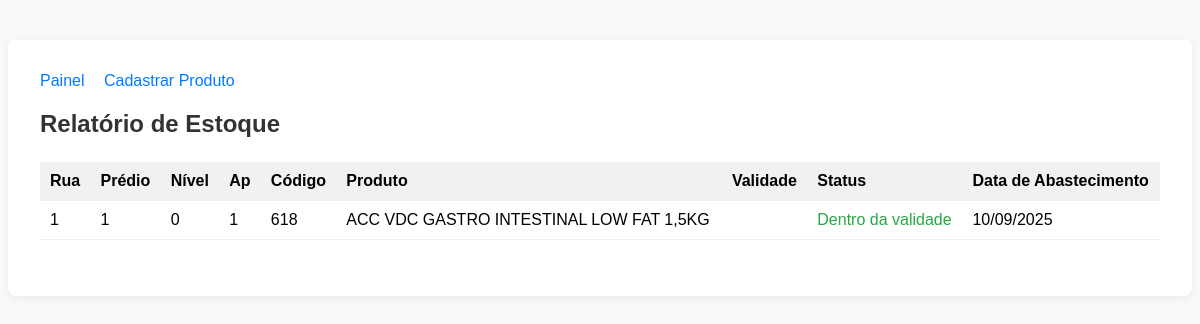
The page /produtos/relatorio/ (signed in) on the database as committed earlier.
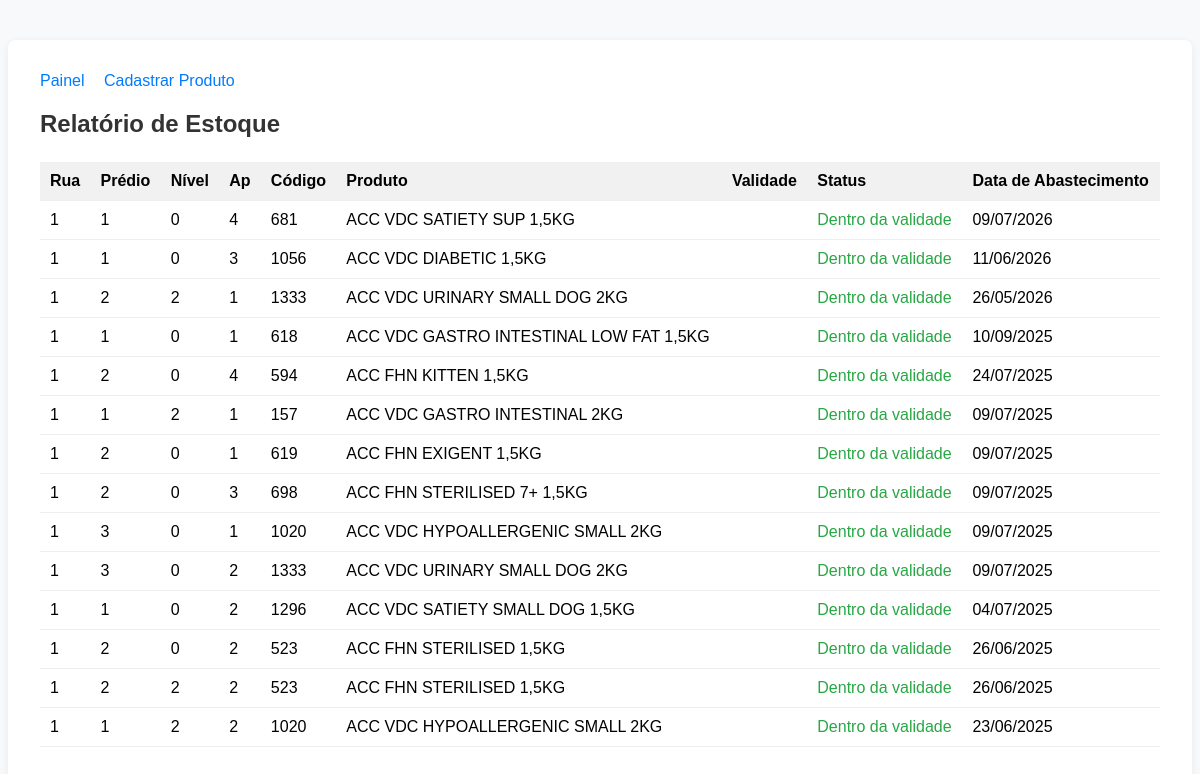
The same page on the database as committed later.
### produtos/models.py (models this page shows, shortened)
class Estoque(models.Model):
    produto = models.ForeignKey(Produto, on_delete=models.CASCADE)
    local = models.ForeignKey(Armazenamento, on_delete=models.CASCADE)
    data_armazenado = models.DateField()

class Armazenamento(models.Model):
    rua = models.CharField(max_length=50)
    predio = models.CharField(max_length=50)
    nivel = models.CharField(max_length=10)
    ap = models.CharField(max_length=10)
    livre = models.BooleanField(default=True)

class Produto(models.Model):
    nome = models.CharField(max_length=100)
    codigo = models.CharField(max_length=50, unique=True)
    peso = models.CharField(max_length=50)

### produtos/views.py (the view)
# urls.py: path('relatorio/',views.relatorio_estoque,name='relatorio_estoque'),
@login_required
def relatorio_estoque(request):
    dados = Estoque.objects.select_related('produto', 'local').order_by('-data_armazenado')
    today = date.today()
    hoje_mais_30 = today + timedelta(days=30)
    paginator = Paginator(dados, 20)
    page_number = request.GET.get('page')
    page_obj = paginator.get_page(page_number)
    return render(request, 'produtos/relatorios.html', {
        'page_obj': page_obj,
        'today': today,
        'hoje_mais_30': hoje_mais_30
    })

### produtos/templates/produtos/relatorios.html (shortened to what this page needs)
<!DOCTYPE html>
<html lang="pt-br">
<head>
</head>
<body>
    <div class="container">
        <div class="top-bar">
            <a href="{% url 'painel' %}">Painel</a>
            <a href="{% url 'cadastrar_produto' %}">Cadastrar Produto</a>
        </div>
        <h2>Relatório de Estoque</h2>
        <table>
            <thead>
                <tr>
                    <th>Rua</th>
                    <th>Prédio</th>
                    <th>Nível</th>
                    <th>Ap</th>
                    <th>Código</th>
                    <th>Produto</th>
                    <th>Validade</th>
                    <th>Status</th>
                    <th>Data de Abastecimento</th>
                </tr>
            </thead>
            <tbody>
                {% for item in page_obj %}
                <tr>
                    <td>{{ item.local.rua }}</td>
                    <td>{{ item.local.predio }}</td>
                    <td>{{ item.local.nivel }}</td>
                    <td>{{ item.local.ap }}</td>
                    <td>{{ item.produto.codigo }}</td>
                    <td class="nowrap">{{ item.produto.nome }}</td>
                    <td>{{ item.produto.validade|date:"d/m/Y" }}</td>
                    <td>
                        {% if item.produto.validade <= today %} <span class="vencido" style="color:#c00;font-weight:bold;">
                            Vencido</span>
                            {% elif item.produto.validade <= hoje_mais_30 %} <span style="color:#bfa900;font-weight:bold;">
                                Próximo do vencimento</span>
                                {% else %}
                                <span class="ok">Dentro da validade</span>
                                {% endif %}
                    </td>
                    <td>{{ item.data_armazenado|date:"d/m/Y" }}</td>
                </tr>
                {% empty %}
                <tr>
                    <td colspan="10">Nenhum produto no estoque.</td>
                </tr>
                {% endfor %}
            </tbody>
        </table>
    </div>
</body>
</html>

Rows that differ between the two databases and show on the page:
added Estoque: local.rua "1", local.predio "1", local.nivel "0", local.ap "4", produto.codigo "681", produto.nome "ACC VDC SATIETY SUP 1,5KG", shows "Dentro da validade", data_armazenado "09/07/2026"
added Estoque: local.rua "1", local.predio "1", local.nivel "0", local.ap "3", produto.codigo "1056", produto.nome "ACC VDC DIABETIC 1,5KG", shows "Dentro da validade", data_armazenado "11/06/2026"
added Estoque: local.rua "1", local.predio "2", local.nivel "2", local.ap "1", produto.codigo "1333", produto.nome "ACC VDC URINARY SMALL DOG 2KG", shows "Dentro da validade", data_armazenado "26/05/2026"
added Estoque: local.rua "1", local.predio "2", local.nivel "0", local.ap "4", produto.codigo "594", produto.nome "ACC FHN KITTEN 1,5KG", shows "Dentro da validade", data_armazenado "24/07/2025"
added Estoque: local.rua "1", local.predio "1", local.nivel "2", local.ap "1", produto.codigo "157", produto.nome "ACC VDC GASTRO INTESTINAL 2KG", shows "Dentro da validade", data_armazenado "09/07/2025"
added Estoque: local.rua "1", local.predio "2", local.nivel "0", local.ap "1", produto.codigo "619", produto.nome "ACC FHN EXIGENT 1,5KG", shows "Dentro da validade", data_armazenado "09/07/2025"
added Estoque: local.rua "1", local.predio "2", local.nivel "0", local.ap "3", produto.codigo "698", produto.nome "ACC FHN STERILISED 7+ 1,5KG", shows "Dentro da validade", data_armazenado "09/07/2025"
added Estoque: local.rua "1", local.predio "3", local.nivel "0", local.ap "1", produto.codigo "1020", produto.nome "ACC VDC HYPOALLERGENIC SMALL 2KG", shows "Dentro da validade", data_armazenado "09/07/2025"
added Estoque: local.rua "1", local.predio "3", local.nivel "0", local.ap "2", produto.codigo "1333", produto.nome "ACC VDC URINARY SMALL DOG 2KG", shows "Dentro da validade", data_armazenado "09/07/2025"
added Estoque: local.rua "1", local.predio "1", local.nivel "0", local.ap "2", produto.codigo "1296", produto.nome "ACC VDC SATIETY SMALL DOG 1,5KG", shows "Dentro da validade", data_armazenado "04/07/2025"
added Estoque: local.rua "1", local.predio "2", local.nivel "0", local.ap "2", produto.codigo "523", produto.nome "ACC FHN STERILISED 1,5KG", shows "Dentro da validade", data_armazenado "26/06/2025"
added Estoque: local.rua "1", local.predio "2", local.nivel "2", local.ap "2", produto.codigo "523", produto.nome "ACC FHN STERILISED 1,5KG", shows "Dentro da validade", data_armazenado "26/06/2025"
added Estoque: local.rua "1", local.predio "1", local.nivel "2", local.ap "2", produto.codigo "1020", produto.nome "ACC VDC HYPOALLERGENIC SMALL 2KG", shows "Dentro da validade", data_armazenado "23/06/2025"
